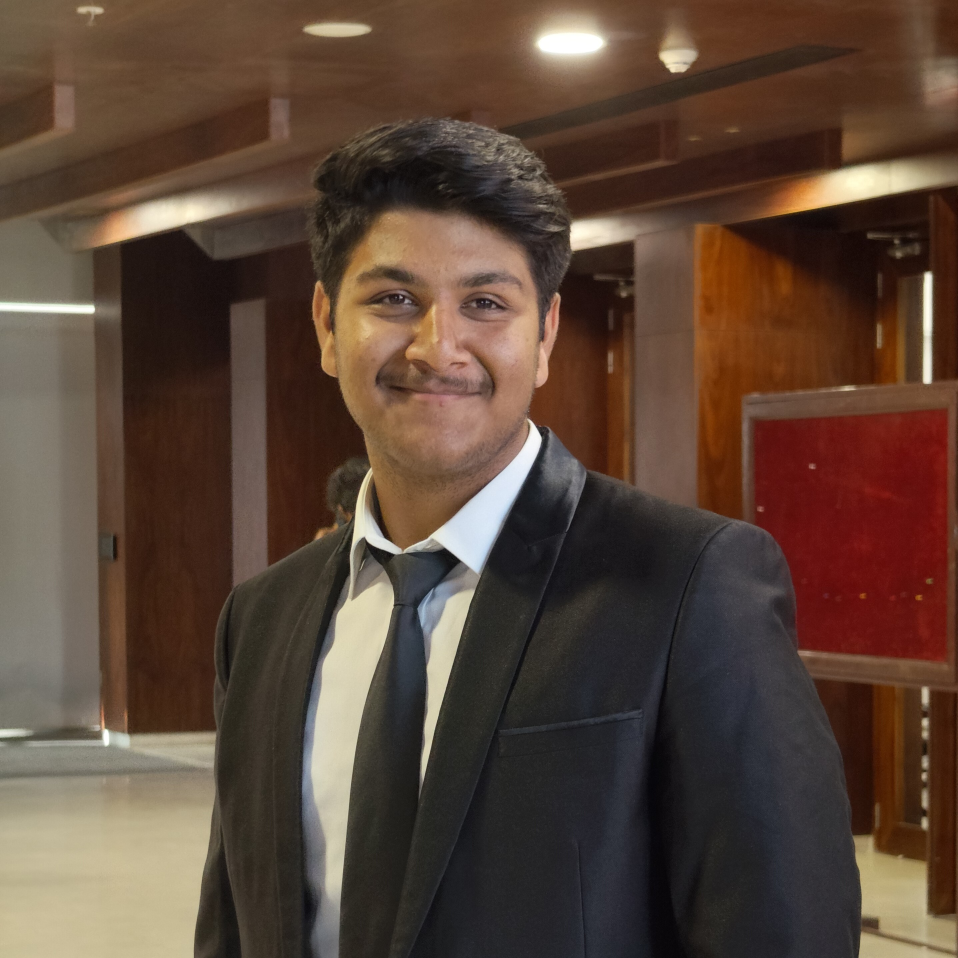
#> input picture picture.jpg, 2874 x 2874 px (shown at 1/3 size)
$ python FlipImg.py
#> lines starting #> are read from the running program, lines starting #| are printed output that depends on the picture
import cv2
import numpy as np

img = cv2.imread("picture.jpg")
#> img is the input picture: shape (2874, 2874, 3); mean B, G, R 56.4, 69.6, 90.6
img_flip = cv2.flip(img, 1)  # Flip the image horizontally
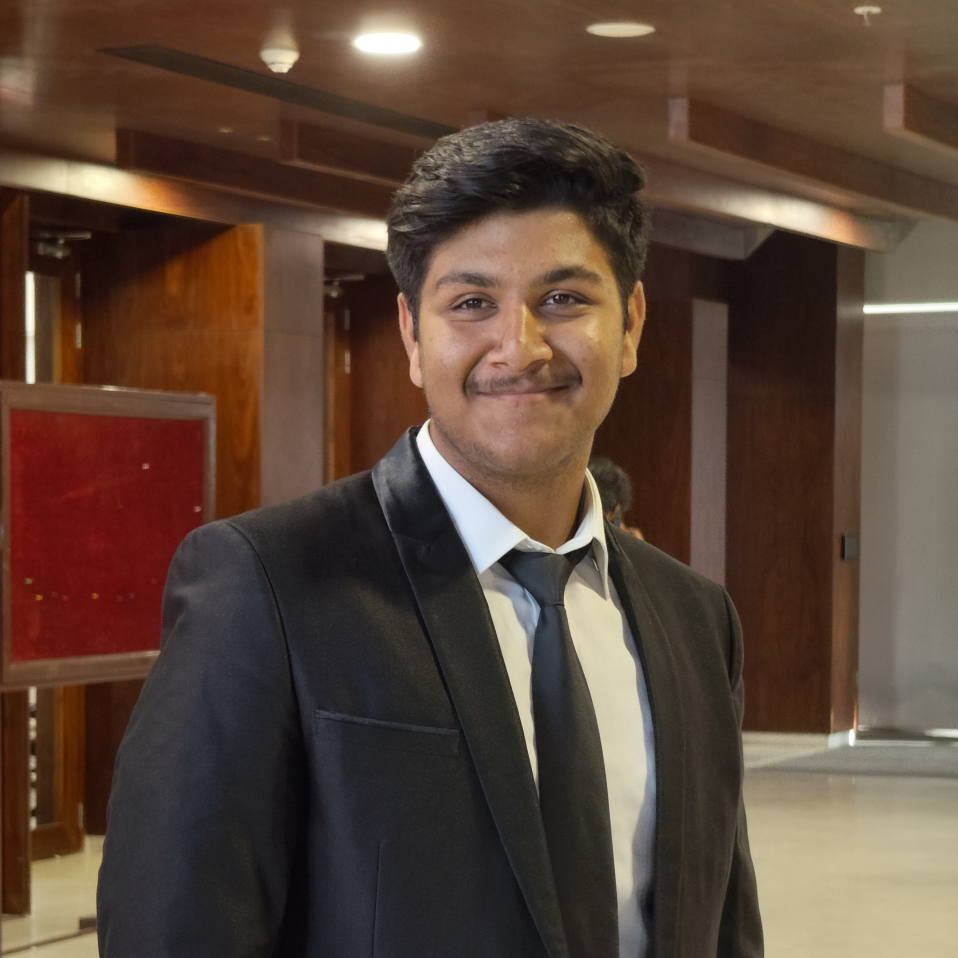
#> img_flip: shape (2874, 2874, 3) (shown at 1/3 size); mean B, G, R 56.4, 69.6, 90.6
# img_flip = cv2.flip(img, 0)  # Flip the image horizontally
# img_flip = cv2.flip(img, -1)  # Flip the image on both axes

img = cv2.resize(img_flip, (340, 340))  # Resize the flipped image to 640x640
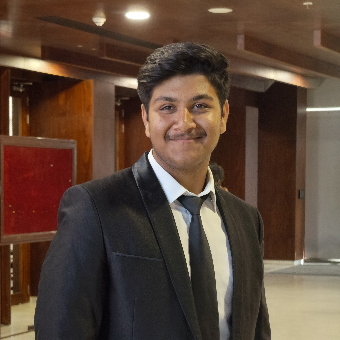
#> img: shape (340, 340, 3); mean B, G, R 56.3, 69.4, 90.5

cv2.imshow("window",img)
cv2.waitKey(0)
